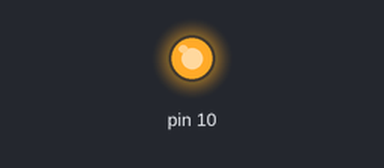
The sketch below on a simulated Arduino Uno, built with avr-gcc and run on an emulated ATmega328P. On the bench: output pins drawn as LEDs (lit = HIGH). At 5.0 s the program stops and its outputs stay as they are.

Above: at 0.1 s.
Timing chart, 0 to 1.6 s (numbered marks = the images above):
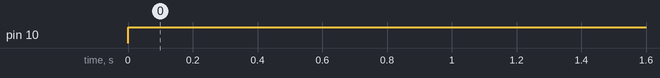

The sketch:

Bolum15SPIOrnekLojic.ino
```cpp
// Nick Gammon Tarafından Yazılmıştır
// Ocak 2011

#include <SPI.h>

void setup (void)
{
}


void loop (void)
{


  digitalWrite(SS, HIGH);  // SS ayağının HIGH olmasından emin ol

  // SCK, MOSI , MISO ayakları çıkış olarak ayarlanır
  // Ayrıca SCK, MOSI, MISO LOW SS HIGH OLARAK AYARLANIR
  // Sonrasında SPI Ana aygıt olarak ayarlanır ve başlatılır.
  SPI.begin ();

  delay (5000);  // Lojik Analizör için bekleme

  char c;

  // SS bacağını etkinleştir.
  digitalWrite(SS, LOW);    //SS bacağı 10

  // Test karakter dizisini yolla
  for (const char * p = "Fab" ; c = *p; p++)
    SPI.transfer (c);

 // SS bacağını kapat.
 digitalWrite(SS, HIGH);

 // SP kapat
 SPI.end ();

 while (1);  //Programı bitir.
}
```

Measured:
- by itself, pin 10: LOW → HIGH at 0.00 s
